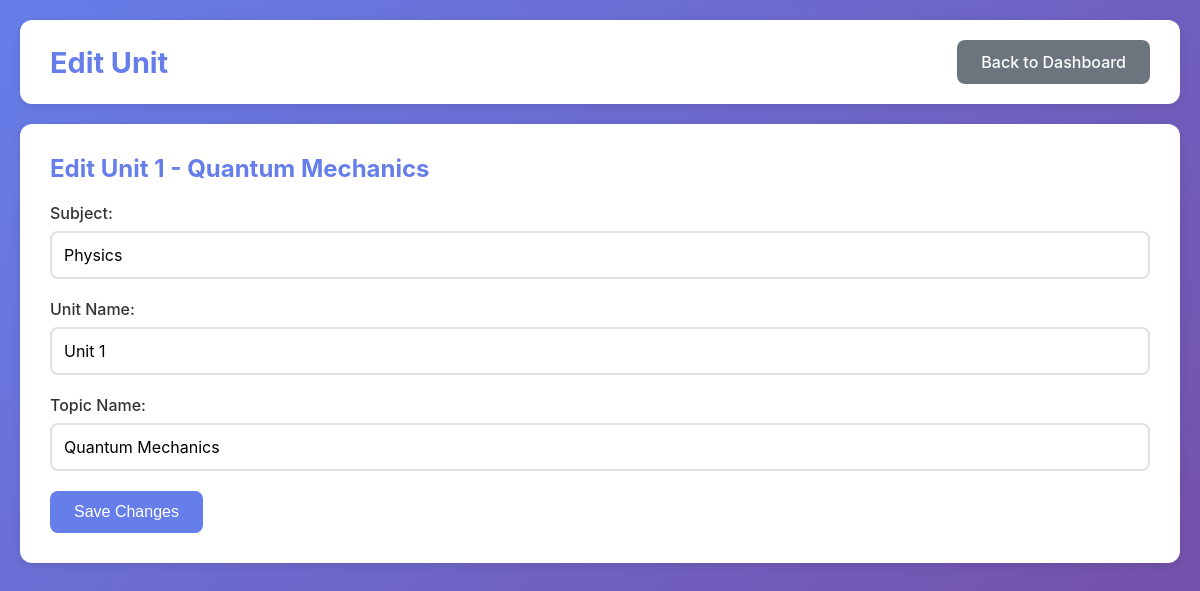
The app's page /edit_unit_page/1?user_id=1 with its own data.
### tables this page shows
CREATE TABLE StudyUnits (
            id INTEGER PRIMARY KEY AUTOINCREMENT,
            mentor_id INTEGER NOT NULL,
            subject TEXT NOT NULL,
            unit_name TEXT NOT NULL,
            topic_name TEXT NOT NULL,
            FOREIGN KEY (mentor_id) REFERENCES Users(id)
        );

### app.py (the view)
@app.route('/edit_unit_page/<int:unit_id>')
def edit_unit_page(unit_id):
    user_id = request.args.get('user_id')
    if not user_id:
        flash('Please login first', 'error')
        return redirect(url_for('login'))
    user = get_user_by_id(user_id)
    if not user or user['role'] != 'mentor':
        flash('Access denied', 'error')
        return redirect(url_for('login'))
    conn = get_db()
    cursor = conn.cursor()
    cursor.execute('SELECT * FROM StudyUnits WHERE id = ? AND mentor_id = ?', (unit_id, user_id))
    unit = cursor.fetchone()
    conn.close()
    if not unit:
        flash('Unit not found', 'error')
        return redirect(url_for('mentor_dashboard', user_id=user_id))
    return render_template('edit_unit.html', user=user, unit=unit)

### app.py (called while the page is built)
def get_db():
    conn = sqlite3.connect(DATABASE)
    conn.row_factory = sqlite3.Row
    return conn

def get_user_by_id(user_id):
    conn = get_db()
    cursor = conn.cursor()
    cursor.execute('SELECT * FROM Users WHERE id = ?', (user_id,))
    user = cursor.fetchone()
    conn.close()
    return user

### templates/edit_unit.html (shortened to what this page needs)
<!DOCTYPE html>
<html lang="en">
<head>
    <link rel="stylesheet" href="{{ url_for('static', filename='style.css') }}">
</head>
<body>
    <div class="container">
        <header class="dashboard-header">
            <h1>Edit Unit</h1>
            <a href="{{ url_for('mentor_dashboard', user_id=user.id) }}" class="btn btn-secondary">Back to Dashboard</a>
        </header>
        <div class="form-section">
            <h2>Edit {{ unit.unit_name }} - {{ unit.topic_name }}</h2>
            <form method="POST" action="{{ url_for('edit_unit', unit_id=unit.id) }}">
                <div class="form-group">
                    <label for="subject">Subject:</label>
                    <input type="text" id="subject" name="subject" value="{{ unit.subject }}" required>
                </div>
                <div class="form-group">
                    <label for="unit_name">Unit Name:</label>
                    <input type="text" id="unit_name" name="unit_name" value="{{ unit.unit_name }}" required>
                </div>
                <div class="form-group">
                    <label for="topic_name">Topic Name:</label>
                    <input type="text" id="topic_name" name="topic_name" value="{{ unit.topic_name }}" required>
                </div>
                <button type="submit" class="btn btn-primary">Save Changes</button>
            </form>
        </div>
    </div>
</body>
</html>

### static/style.css (style rules this page uses)
* { margin: 0; padding: 0; box-sizing: border-box; }
body { font-family: -apple-system, BlinkMacSystemFont, 'Segoe UI', Roboto, Oxygen, Ubuntu, Cantarell, sans-serif; background: linear-gradient(135deg, #667eea 0%, #764ba2 100%); min-height: 100vh; padding: 20px; color: #333; }
.container { max-width: 1200px; margin: 0 auto; }
.dashboard-header { background: white; border-radius: 12px; padding: 20px 30px; margin-bottom: 20px; display: flex; justify-content: space-between; align-items: center; box-shadow: 0 2px 10px rgba(0, 0, 0, 0.1); }
.dashboard-header h1 { color: #667eea; font-size: 1.8em; }
.form-section { background: white; border-radius: 12px; padding: 30px; margin-bottom: 30px; box-shadow: 0 2px 10px rgba(0, 0, 0, 0.1); }
.form-section h2 { color: #667eea; margin-bottom: 20px; font-size: 1.5em; }
.form-group { margin-bottom: 20px; }
.form-group label { display: block; margin-bottom: 8px; color: #333; font-weight: 500; }
.form-group input, .form-group textarea { width: 100%; padding: 12px; border: 2px solid #e0e0e0; border-radius: 8px; font-size: 1em; font-family: inherit; transition: border-color 0.3s; }
.btn { padding: 12px 24px; border: none; border-radius: 8px; font-size: 1em; font-weight: 500; cursor: pointer; transition: all 0.3s; text-decoration: none; display: inline-block; text-align: center; }
.btn-primary { background: #667eea; color: white; }
.btn-secondary { background: #6c757d; color: white; }

### records on screen
StudyUnits: unit_name "Unit 1", topic_name "Quantum Mechanics", subject "Physics"
